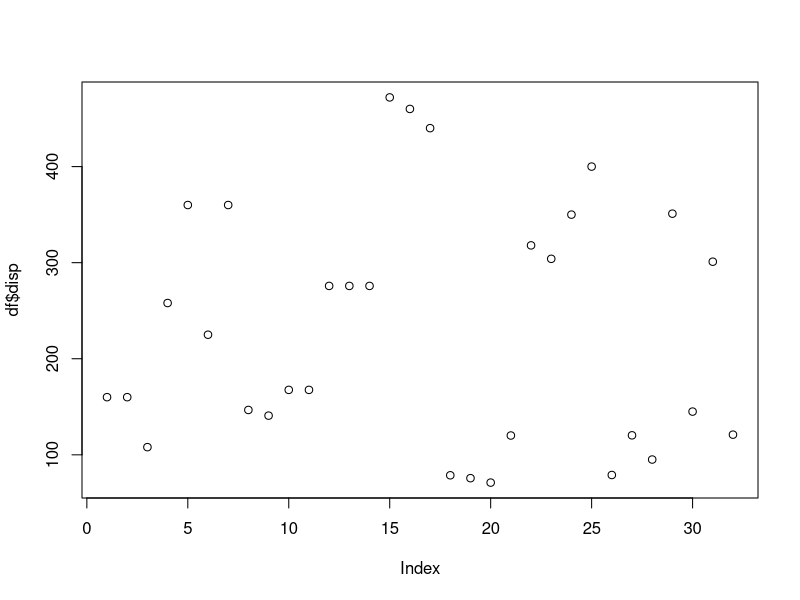
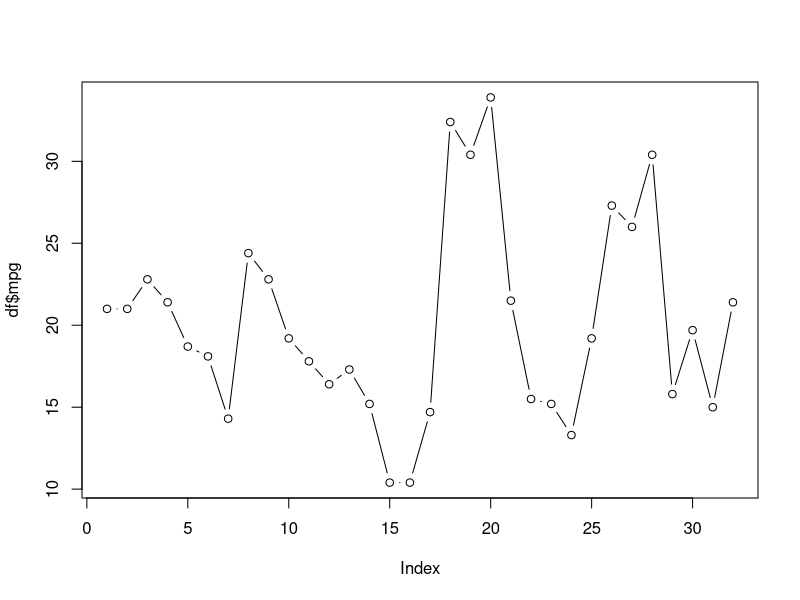
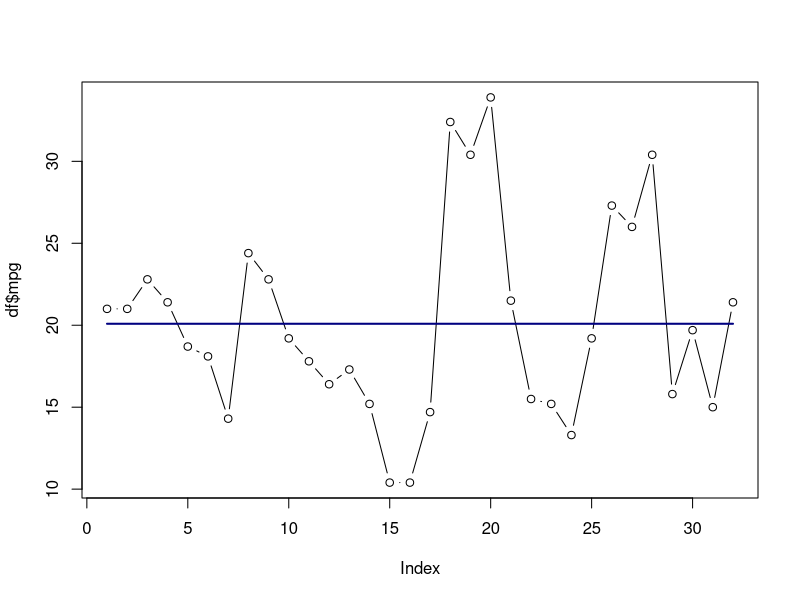
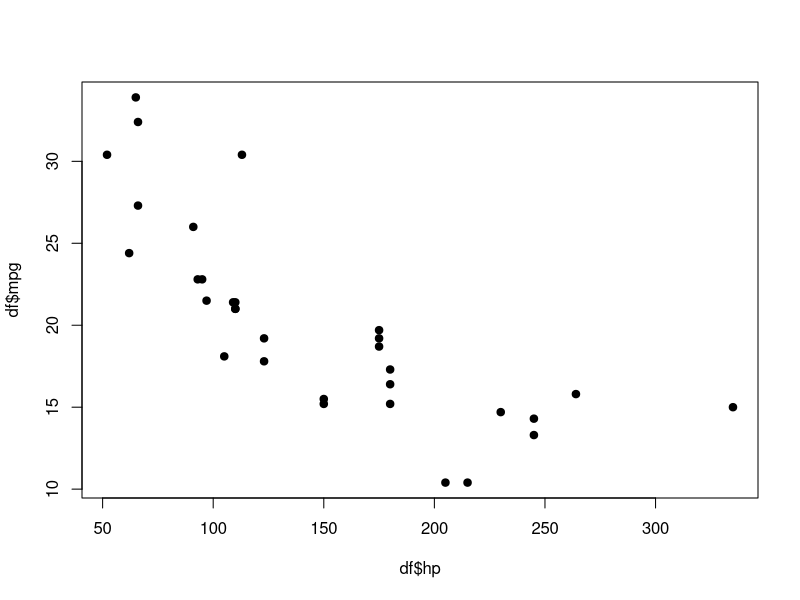
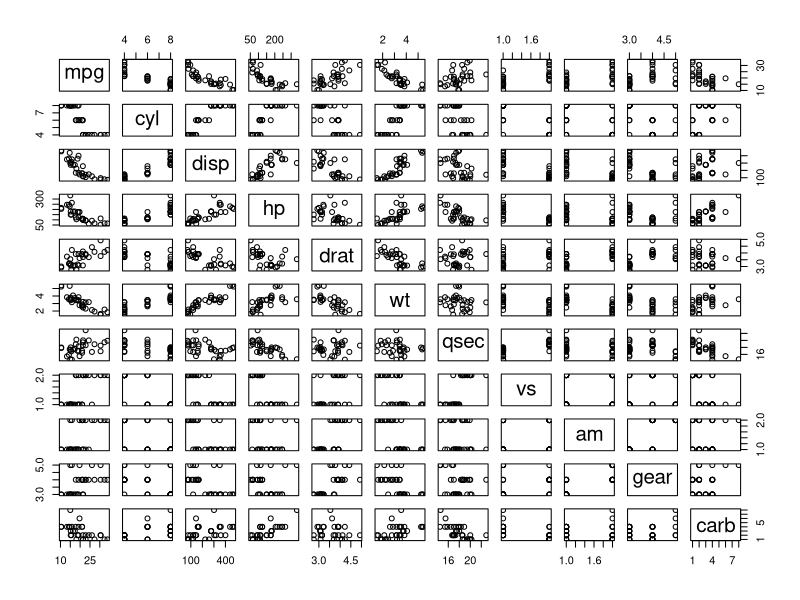
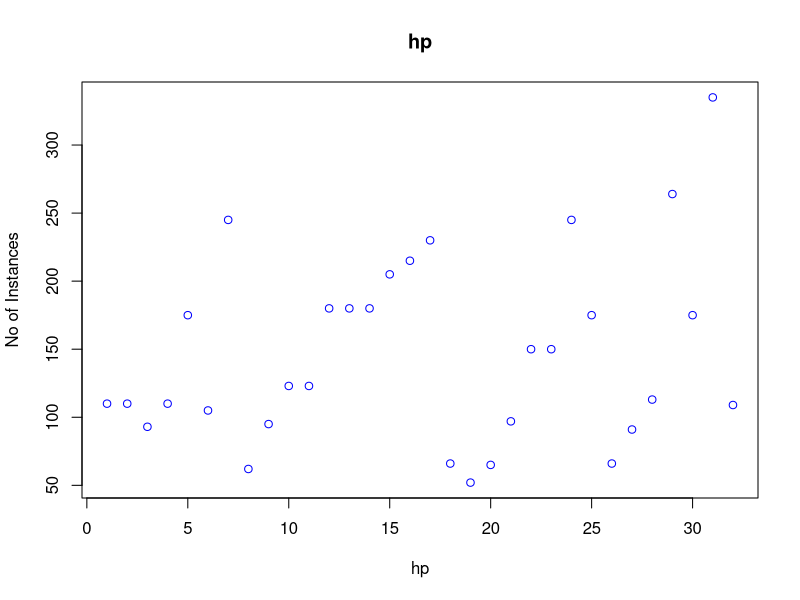
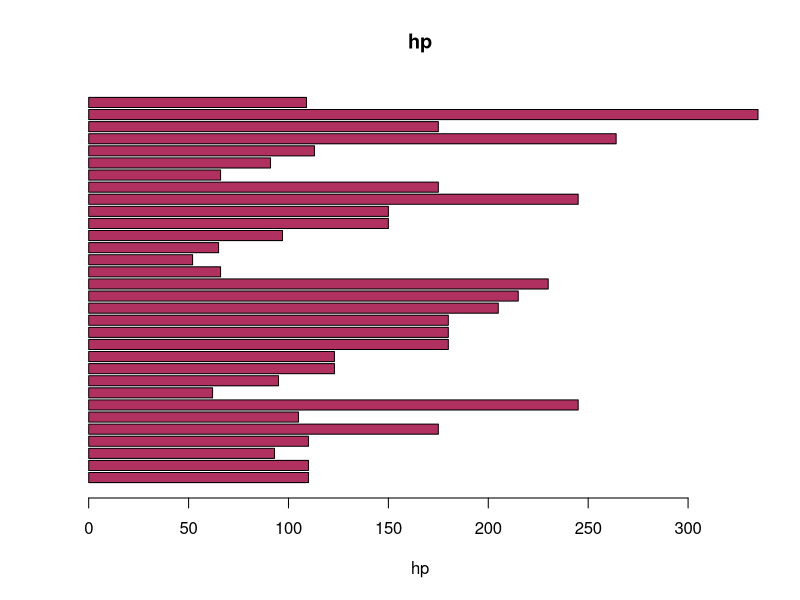
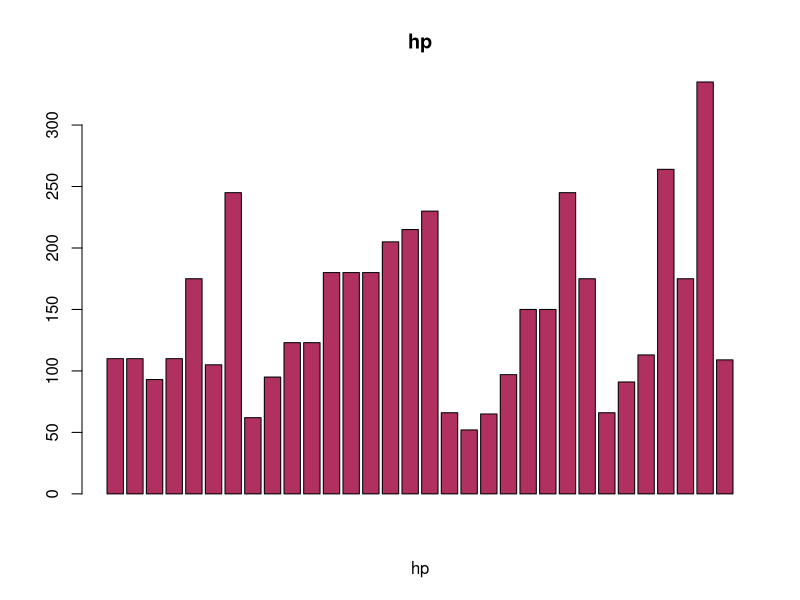

Generate these figures, in order, with R:
## ---- chunk 1
data("mtcars")
df <- data.frame(mtcars)
## ---- chunk 2
str(df)
## ---- chunk 3
head(df)
## ---- chunk 4
tail(df)
## ---- chunk 5
df$vs <- as.factor(df$vs)
df$am <- as.factor(df$am)
## ---- chunk 6
summary(df)
## ---- chunk 7
#deteksi missing value tiap variabel
is.na(df$mpg)
is.na(df$cyl)
#deteksi missing value secara keseluruhan
summary(is.na(df))
#atau
sapply(df, function(x) sum(is.na(x)))
## ---- chunk 8
plot(df$disp)
## ---- chunk 9
plot(df$mpg, type='b')
## ---- chunk 10
plot(df$mpg, type = 'b')
lines(seq(1:nrow(df)),
      rep(mean(df$mpg),32),lwd = 2,col='navy')
## ---- chunk 11
plot(df$hp,df$mpg, pch=19)
## ---- chunk 12
plot(df)
plot(df$hp, xlab = 'hp', ylab = 'No of Instances', main = 'hp', col = 'blue')
## ---- chunk 13
barplot(df$hp, main = 'hp',xlab = 'hp', col= 'maroon',horiz = TRUE)
## ---- chunk 14
barplot(df$hp, main = 'hp',xlab = 'hp', col= 'maroon',horiz = FALSE)
## ---- chunk 15
hist(df$hp)
## ---- chunk 16
boxplot(df$hp)
boxplot(df$mpg)
## ---- chunk 17
boxplot(df[,0:5], main = 'Multiple Box plot')
## ---- chunk 18
boxplot(df[,0:5], main = 'Multiple Box plot')
